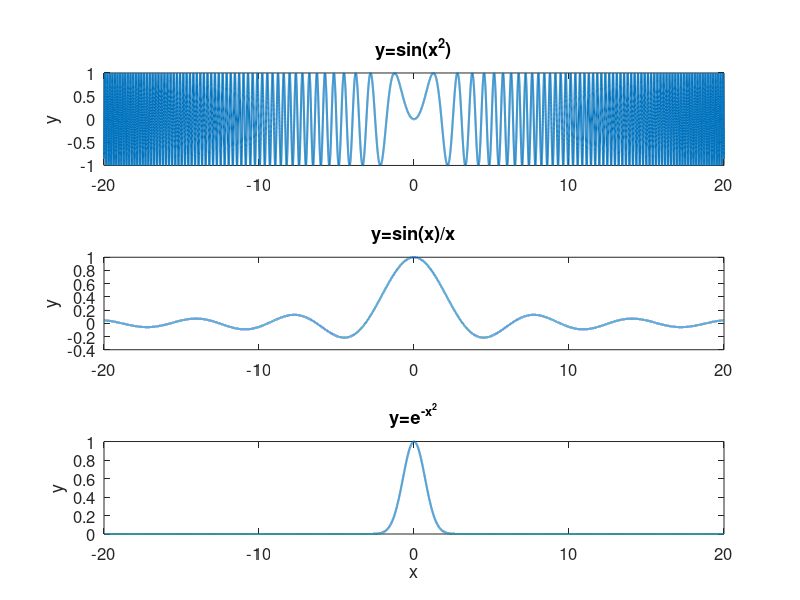
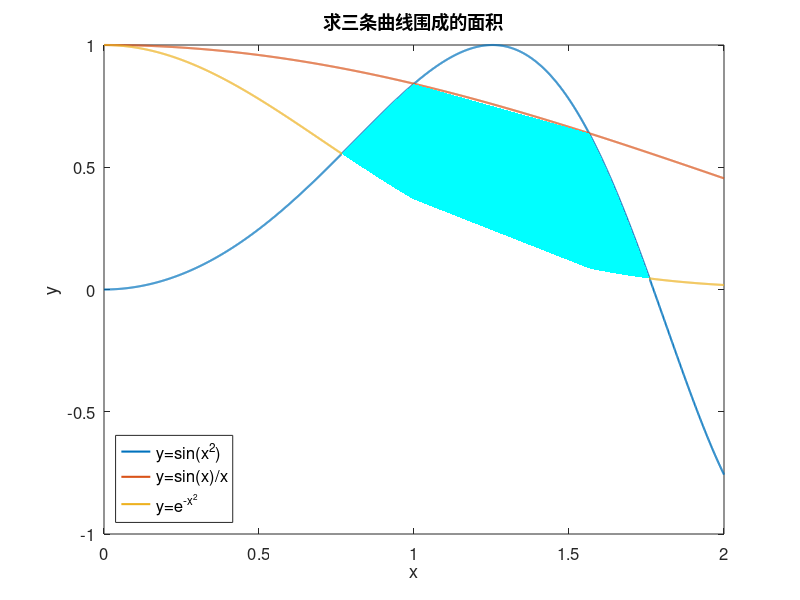
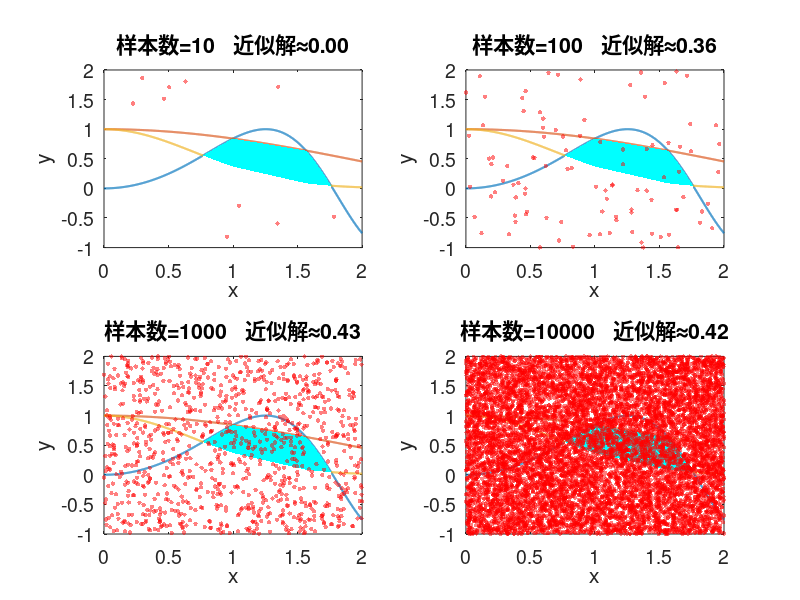

Recreate these plots in MATLAB, in order. (Note: this script raises an error after producing the figures.)
%% 蒙特卡洛求解解析解无法求解的问题
clear; clc; close all; warning off;

% 生成三个不可积的信号
T = 20;
fs = 1 / 1e3;
x0 = -T : fs : T;
y1 = sin(x0.^ 2);
y2 = sin(x0) ./ x0;
y3 = exp(-x0.^2);

figure(1); clf;
subplot(3, 1, 1);
plot(x0, y1, 'linewidth', 1.5); ylabel('y'); title('y=sin(x^2)'); set(gca, 'fontsize', 12);
subplot(3, 1, 2);
plot(x0, y2, 'linewidth', 1.5); ylabel('y'); title('y=sin(x)/x'); set(gca, 'fontsize', 12);
subplot(3, 1, 3);
plot(x0, y3, 'linewidth', 1.5); xlabel('x'); ylabel('y'); title('y=e^{-x^2}'); set(gca, 'fontsize', 12);

% 绘制围成区域
x = 0 : fs : 2;
y11 = sin(x.^ 2);
y21 = sin(x) ./ x;
y31 = exp(-x.^2);

figure(2); clf;
plot(x, y11, 'linewidth', 1.5); hold on;
plot(x, y21, 'linewidth', 1.5); hold on;
plot(x, y31, 'linewidth', 1.5); hold on;
area(x(y11>y31 & y21>y11), y11(y11>y31 & y21>y11), 'facecolor', 'c', 'edgealpha', 0); hold on;
area(x(y11>y31 & y21>y11), y31(y11>y31 & y21>y11), 'facecolor', 'w', 'edgealpha', 0); hold on;
h = legend('y=sin(x^2)', 'y=sin(x)/x', 'y=e^{-x^2}', 'location', 'southwest');
xlabel('x'); ylabel('y'); title('求三条曲线围成的面积'); set(gca, 'fontsize', 12); set(h, 'fontsize', 12);

% 蒙特卡洛法求面积
L = 2; 
H = 3;
S = L * H;
N_Lis = [1e1, 1e2, 1e3, 1e4];
figure(3); clf;
for n = 1 : length(N_Lis)
    N = N_Lis(n);
    x_random = L * rand(1, N);
    y_random = H * rand(1, N) - 1;
    cnt = 0;
    for i = 1 : N
        if (y_random(i) <= sin(x_random(i)^2)) && (y_random(i) <= sin(x_random(i))/x_random(i)) ...
                && (y_random(i) >= exp(-x_random(i)^2))
            cnt = cnt + 1;
        end
    end
    res_appro = cnt / N * S;
    
    subplot(2, 2, n);
    plot(x, y11, 'linewidth', 1.5); hold on;
    plot(x, y21, 'linewidth', 1.5); hold on;
    plot(x, y31, 'linewidth', 1.5); hold on;
    area(x(y11>y31 & y21>y11), y11(y11>y31 & y21>y11), 'facecolor', 'c', 'edgealpha', 0); hold on;
    area(x(y11>y31 & y21>y11), y31(y11>y31 & y21>y11), 'facecolor', 'w', 'edgealpha', 0); hold on;
    scatter(x_random, y_random, 10, 'r', 'filled', 'markerfacealpha', 0.5);
    xlabel('x'); ylabel('y'); title(['样本数=', num2str(N_Lis(n)), '   近似解≈', num2str(res_appro, '%.2f')]); 
    set(gca, 'fontsize', 14); 
end

h = suptitle('蒙特卡洛法求图形面积');
set(h, 'fontsize', 18);
set(gcf, 'position', [12, 60, 1450, 650]);
